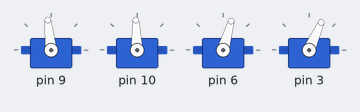
The sketch below on a simulated Arduino Uno, built with avr-gcc and run on an emulated ATmega328P. Shown: 4 × servo.

Above: at 0.05 s.
At 0.15 s:
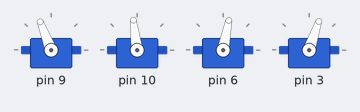
At 0.25 s:
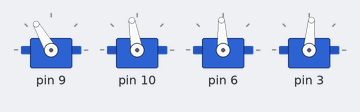
At 0.5 s:
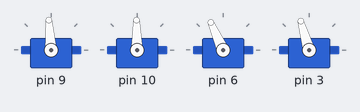
At 0.75 s:
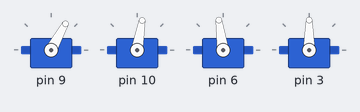
At 1.0 s:
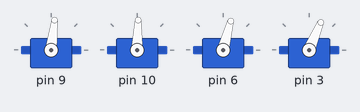
Timing chart, 0 to 3.0 s (numbered marks = the images above):
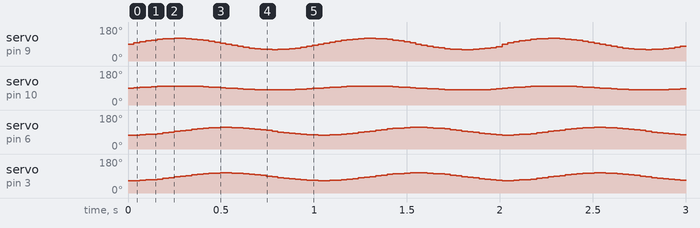

The sketch:

PruebaServos.ino
```cpp
#include <Otto.h>
Otto Otto;  //This is Otto!

#define LeftLeg 9 //Servo pierna izquierda
#define RightLeg 10 //Servo pierna derecha
#define LeftFoot 6 //Servo pie izquierdo
#define RightFoot 3 //Servo pie derecho
#define Buzzer 13

void setup()
{
  Otto.init(LeftLeg, RightLeg, LeftFoot, RightFoot, true, Buzzer); //Set the servo pins and Buzzer pin
}

void loop()
{
  Otto.turn(2, 1000, 1);
}
```
